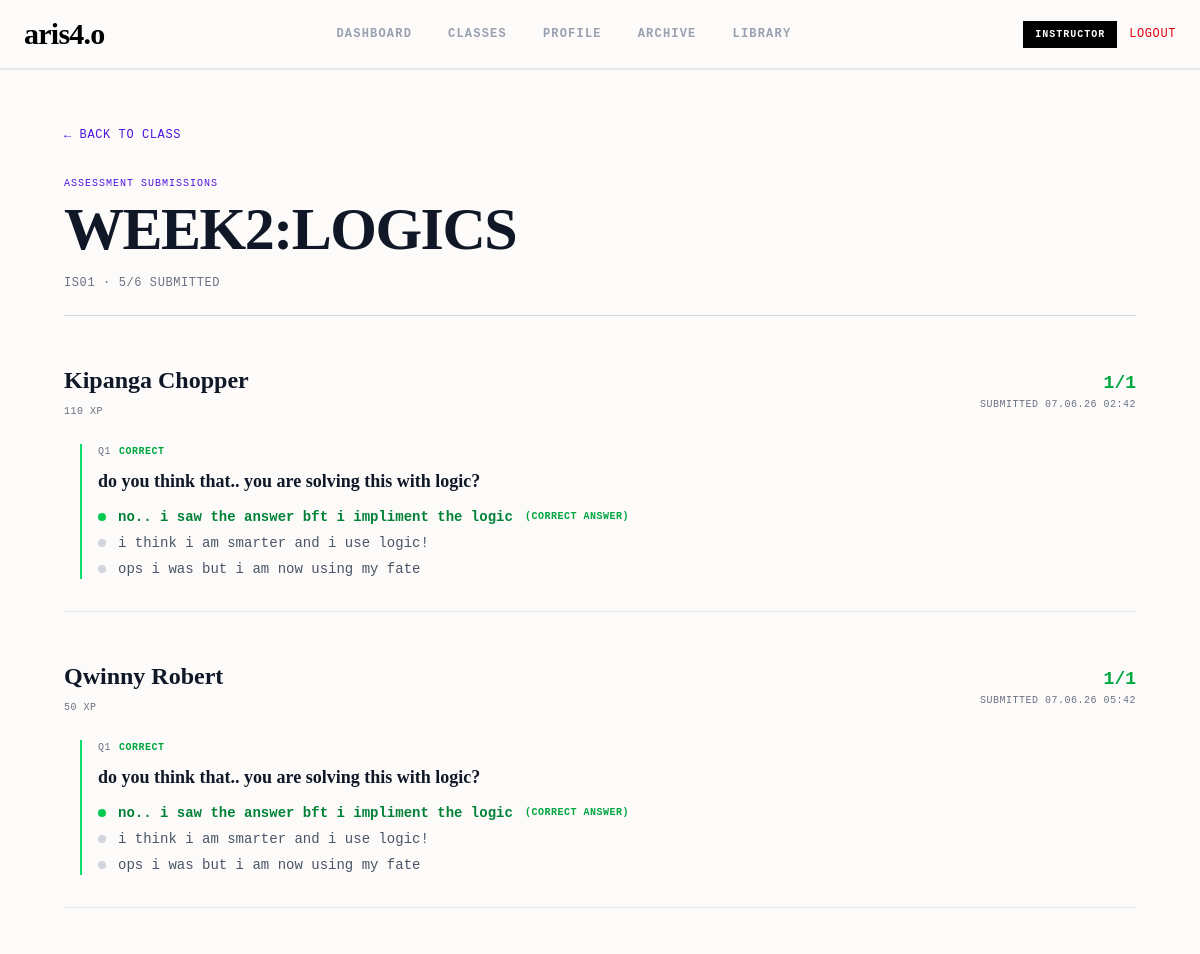
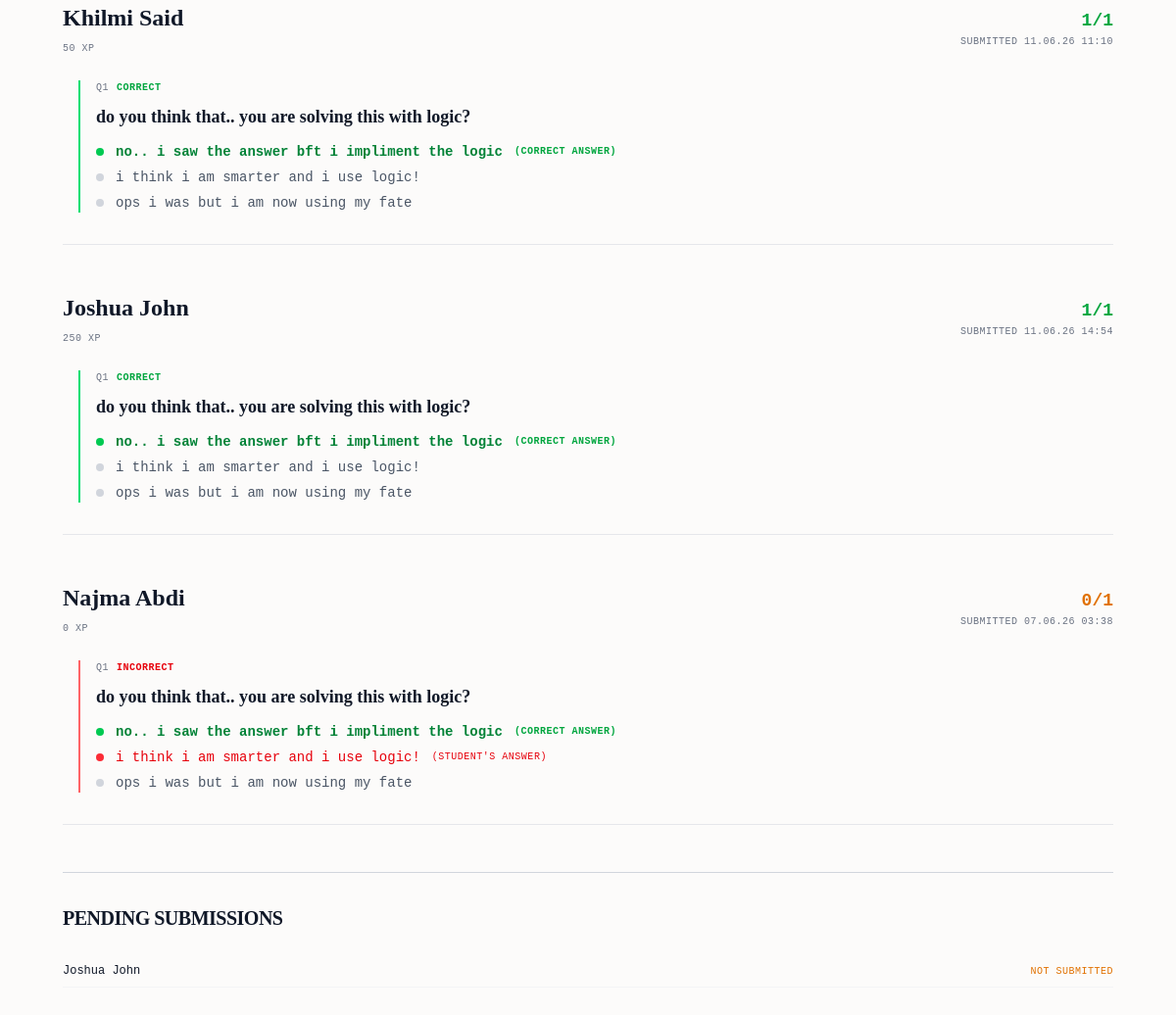
The app's page /instructor/quiz/3/submissions/ (signed in), older data (2 pictures, top to bottom).
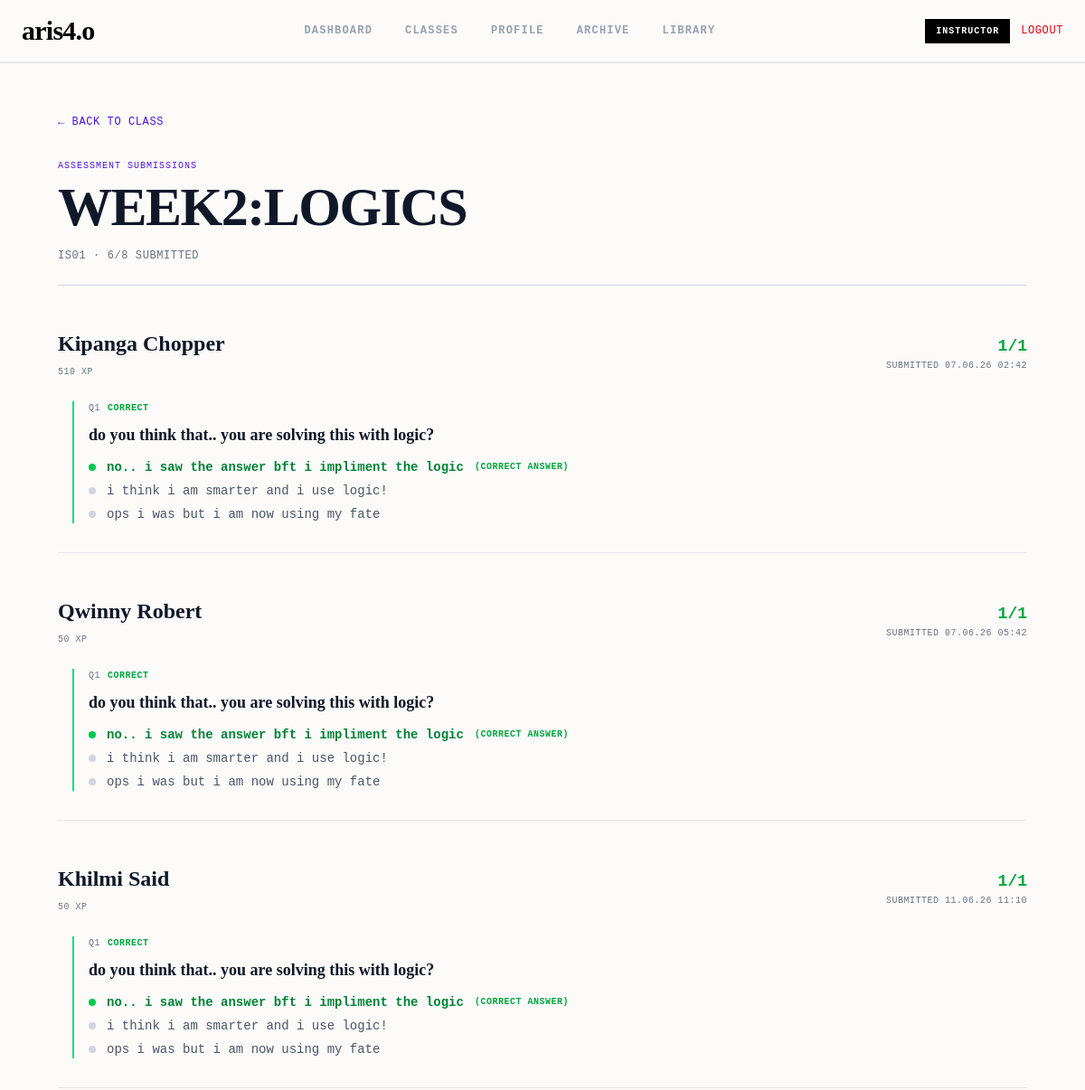
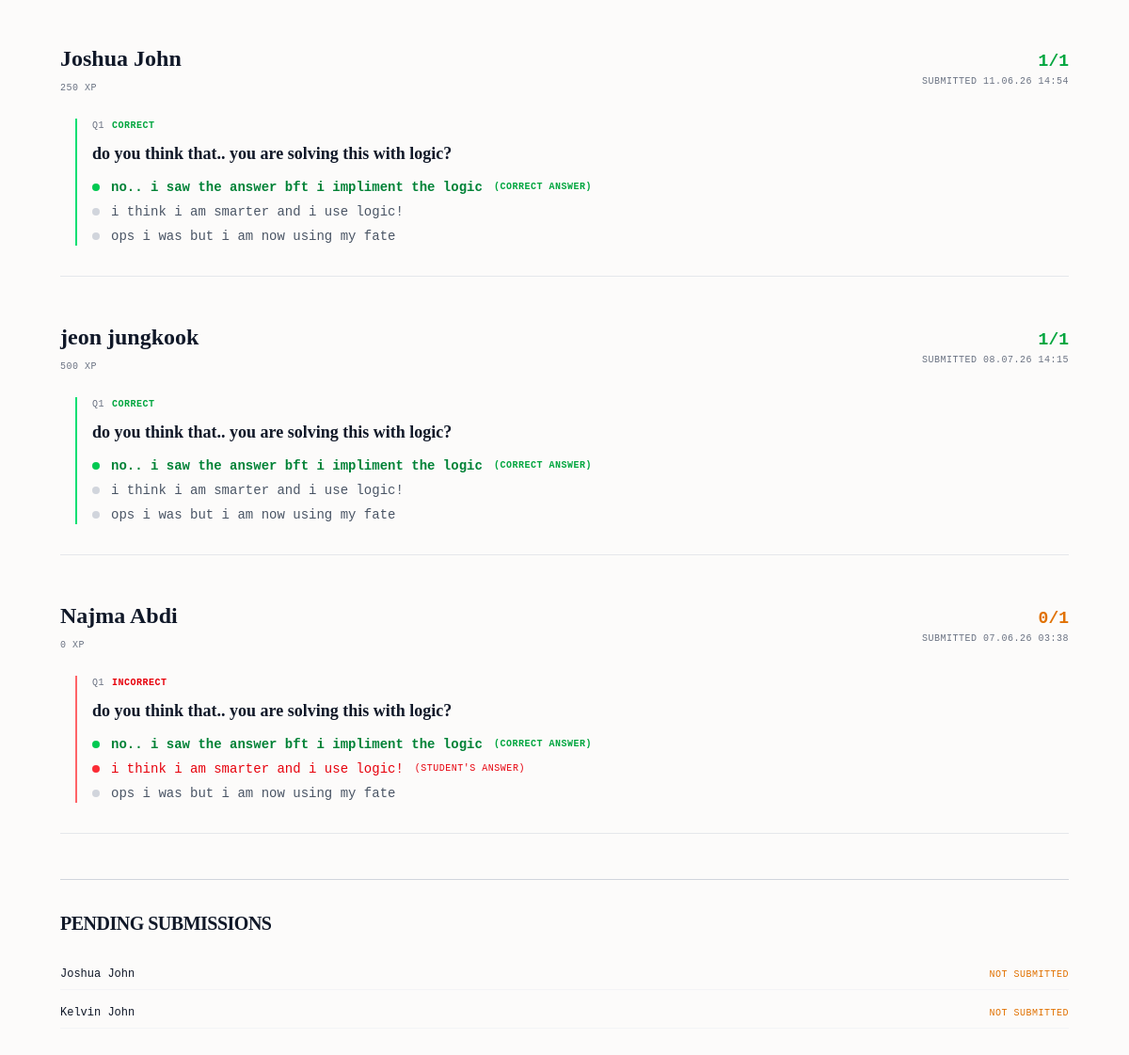
The same page, newer data (2 pictures, top to bottom).
### accounts/models.py (models this page shows, shortened)
class User(AbstractUser):
    ROLE_CHOICES=[
        ('student', 'student'),
        ('instructor', 'instructor'),
        ('admin', 'admin'),
        ]
    role = models.CharField(max_length=20, choices=ROLE_CHOICES)
    is_approved = models.BooleanField(default=False)
    xp = models.IntegerField(default=0)

class Quiz(models.Model):
    title = models.CharField(max_length=255)
    description = models.TextField(blank=True, null=True)
    creator = models.ForeignKey(User, on_delete=models.CASCADE, limit_choices_to={'role': 'instructor'}, related_name='created_quizzes')
    academic_class = models.ForeignKey(AcademicClass, on_delete=models.CASCADE, related_name='quizzes', null=True, blank=True)
    module = models.ForeignKey(Module, on_delete=models.CASCADE, related_name='quizzes', null=True, blank=True)
    created_at = models.DateTimeField(auto_now_add=True)

class AcademicClass(models.Model):
    code = models.CharField(max_length=20, unique=True)
    title = models.CharField(max_length=200)
    schedule_string = models.CharField(max_length=100)
    meeting_link = models.CharField(max_length=200, blank=True, default='')
    students = models.ManyToManyField(settings.AUTH_USER_MODEL, related_name='enrolled_classes', blank=True)
    instructor = models.ForeignKey(settings.AUTH_USER_MODEL, on_delete=models.SET_NULL, null=True, blank=True, limit_choices_to={'role': 'instructor'}, related_name='taught_classes')
    slug = models.SlugField(unique=True, blank=True)

class StudentQuizSubmission(models.Model):
    student = models.ForeignKey(User, on_delete=models.CASCADE, related_name='quiz_submissions')
    quiz = models.ForeignKey(Quiz, on_delete=models.CASCADE, related_name='submissions')
    score = models.IntegerField(default=0)
    total = models.IntegerField(default=0)
    answers = models.JSONField(default=dict, blank=True)
    submitted_at = models.DateTimeField(auto_now_add=True)
    class Meta:
        unique_together = ['student', 'quiz']

class Question(models.Model):
    quiz = models.ForeignKey(Quiz, on_delete=models.CASCADE, related_name='questions')
    text = models.TextField()
    order = models.IntegerField(default=0)
    class Meta:
        ordering = ['order']

class Choice(models.Model):
    question = models.ForeignKey(Question, on_delete=models.CASCADE, related_name='choices')
    text = models.CharField(max_length=255)
    is_correct = models.BooleanField(default=False)
    order = models.IntegerField(default=0)
    class Meta:
        ordering = ['order']

### accounts/views.py (the view)
# urls.py: path('instructor/quiz/<int:quiz_id>/submissions/', views.instructor_quiz_submissions_view, name='instructor_quiz_submissions'),
@login_required
def instructor_quiz_submissions_view(request, quiz_id):
    if request.user.role != 'instructor':
        return redirect('home')
    quiz = get_object_or_404(Quiz, id=quiz_id)
    if quiz.academic_class and quiz.academic_class.instructor != request.user:
        return redirect('home')
    submissions = StudentQuizSubmission.objects.filter(quiz=quiz).select_related('student').order_by('-score')
    questions = list(quiz.questions.prefetch_related('choices').all())
    submission_data = [
        {'student': sub.student, 'submission': sub, 'question_results': build_question_results(sub, questions)}
        for sub in submissions
    ]
    enrolled_students = quiz.academic_class.students.all() if quiz.academic_class else []
    submitted_ids = {s.student_id for s in submissions}
    pending_students = [s for s in enrolled_students if s.id not in submitted_ids]
    return render(request, 'instructor_quiz_submissions.html', {
        'quiz': quiz, 'submission_data': submission_data, 'pending_students': pending_students,
        'questions': questions, 'total_submissions': submissions.count(),
        'total_enrolled': enrolled_students.count(),
    })

### accounts/views.py (called while the page is built)
def build_question_results(submission, questions):
    results = []
    for question in questions:
        selected_choice_id = submission.answers.get(str(question.id))
        selected_choice = None
        correct_choice = None
        is_correct = False
        for choice in question.choices.all():
            if choice.is_correct:
                correct_choice = choice
            if selected_choice_id and choice.id == selected_choice_id:
                selected_choice = choice
                is_correct = choice.is_correct
        results.append({
            'question': question,
            'selected_choice': selected_choice,
            'correct_choice': correct_choice,
            'is_correct': is_correct,
        })
    return results

### accounts/templates/instructor_quiz_submissions.html
{% extends 'base.html' %}
{% block content %}
<main class="max-w-[1200px] mx-auto px-5 md:px-16 py-12 pb-32">
  <div class="mb-8">
    <a href="{% url 'instructor_class' slug=quiz.academic_class.slug %}" class="font-mono text-xs text-[#4f14e0] hover:underline uppercase tracking-wider">
      &larr; BACK TO CLASS
    </a>
  </div>
  <header class="mb-12 pb-6 border-b border-gray-300">
    <span class="font-mono text-[10px] text-[#4f14e0] uppercase tracking-widest block mb-2">ASSESSMENT SUBMISSIONS</span>
    <h1 class="font-serif text-4xl md:text-6xl font-black tracking-tight leading-none text-gray-900 uppercase mb-4">
      {{ quiz.title }}
    </h1>
    <div class="font-mono text-xs text-gray-500 uppercase tracking-wider">
      {{ quiz.academic_class.code }} &middot; {{ total_submissions }}/{{ total_enrolled }} submitted
    </div>
  </header>
  {% if submission_data %}
    {% for item in submission_data %}
    <section class="mb-12 pb-8 border-b border-gray-200">
      <div class="flex items-baseline justify-between mb-6">
        <div>
          <h2 class="font-serif text-2xl font-bold text-gray-900">{{ item.student.get_full_name|default:item.student.username }}</h2>
          <span class="font-mono text-[10px] text-gray-500 uppercase tracking-wider">{{ item.student.xp|default:"0" }} XP</span>
        </div>
        <div class="text-right">
          <span class="font-mono text-lg font-bold {% if item.submission.score == item.submission.total %}text-green-600{% else %}text-amber-600{% endif %}">
            {{ item.submission.score }}/{{ item.submission.total }}
          </span>
          <span class="font-mono text-[10px] text-gray-500 block uppercase tracking-wider">
            Submitted {{ item.submission.submitted_at|date:"d.m.y H:i" }}
          </span>
        </div>
      </div>
      <div class="space-y-6 pl-4">
        {% for result in item.question_results %}
        <div class="pl-4 border-l-2 {% if result.is_correct %}border-green-400{% else %}border-red-400{% endif %}">
          <div class="flex items-center gap-2 mb-2">
            <span class="font-mono text-[10px] text-gray-500 uppercase tracking-wider">Q{{ forloop.counter }}</span>
            {% if result.is_correct %}
            <span class="font-mono text-[10px] text-green-600 uppercase tracking-wider font-bold">CORRECT</span>
            {% else %}
            <span class="font-mono text-[10px] text-red-600 uppercase tracking-wider font-bold">INCORRECT</span>
            {% endif %}
          </div>
          <p class="font-serif text-lg font-bold text-gray-900 mb-3">{{ result.question.text }}</p>
          <div class="space-y-1.5">
            {% for choice in result.question.choices.all %}
            <div class="flex items-center gap-3 font-mono text-sm {% if choice.is_correct %}text-green-700 font-bold{% elif result.selected_choice and choice.id == result.selected_choice.id and not choice.is_correct %}text-red-600{% else %}text-gray-600{% endif %}">
              <span class="w-2 h-2 rounded-full inline-block {% if choice.is_correct %}bg-green-500{% elif result.selected_choice and choice.id == result.selected_choice.id %}bg-red-500{% else %}bg-gray-300{% endif %}"></span>
              <span>{{ choice.text }}</span>
              {% if choice.is_correct %}
              <span class="text-[10px] uppercase tracking-wider text-green-600">(correct answer)</span>
              {% elif result.selected_choice and choice.id == result.selected_choice.id %}
              <span class="text-[10px] uppercase tracking-wider text-red-600">(student's answer)</span>
              {% endif %}
            </div>
            {% endfor %}
          </div>
        </div>
        {% endfor %}
      </div>
    </section>
    {% endfor %}
  {% else %}
  <div class="text-center py-16">
    <p class="font-mono text-sm text-gray-500 uppercase tracking-wider">No submissions yet</p>
    <p class="text-sm text-gray-400 mt-2">Students haven't taken this quiz yet.</p>
  </div>
  {% endif %}
  {% if pending_students %}
  <section class="mt-12 pt-8 border-t border-gray-300">
    <h2 class="font-serif text-xl font-bold text-gray-900 mb-6 uppercase tracking-tight">Pending Submissions</h2>
    <div class="space-y-2">
      {% for student in pending_students %}
      <div class="flex items-center justify-between py-2 border-b border-gray-100">
        <span class="font-mono text-xs text-gray-900">{{ student.get_full_name|default:student.username }}</span>
        <span class="font-mono text-[10px] text-amber-600 uppercase tracking-wider">Not submitted</span>
      </div>
      {% endfor %}
    </div>
  </section>
  {% endif %}
</main>
{% endblock %}

### accounts/templates/base.html (shortened to what this page needs)
{% load static %}
<!DOCTYPE html>
<html lang="en">
<head>
    <link rel="stylesheet" href="{% static 'css/tailwind.css' %}">
</head>
<body class="bg-[#fcfbfa] min-h-screen flex flex-col" style="padding-top: 72px; padding-bottom: 88px;" onload="if(!document.querySelector('nav.fixed')){this.style.paddingTop='0';this.style.paddingBottom='0';}">
{% if request.resolver_match.url_name != 'login' and request.resolver_match.url_name != 'register' and request.resolver_match.url_name != 'home' and request.resolver_match.url_name != 'password_reset' and request.resolver_match.url_name != 'password_reset_done' and request.resolver_match.url_name != 'password_reset_confirm' and request.resolver_match.url_name != 'password_reset_complete' %}
<nav class="w-full bg-[#fcfbfa] border-b-2 border-gray-200 shadow-[0_4px_24px_rgba(0,0,0,0.06)] px-6 py-4 fixed top-0 left-0 right-0 z-50">
  <div class="max-w-7xl mx-auto flex items-center justify-between">
    <a href="{% url 'home' %}" class="font-serif text-3xl font-black tracking-tight text-black select-none">aris4.o</a>
    <div class="hidden md:flex items-center gap-1 font-mono text-xs font-bold uppercase tracking-widest">
      {% with current=request.resolver_match.url_name %}
      {% if user.is_authenticated %}
      {% if user.role == 'admin' or user.is_superuser %}
          <a href="{% url 'admin_dashboard' %}" class="relative px-4 py-2 transition-colors {% if current == 'admin_dashboard' %}text-[#4f14e0] after:absolute after:bottom-[-1rem] after:left-2 after:right-2 after:h-[3px] after:bg-[#4f14e0] after:rounded-full{% else %}text-gray-400 hover:text-[#4f14e0]{% endif %}">Dashboard</a>
          {% elif user.role == 'instructor' %}
          <a href="{% url 'instructor_dashboard' %}" class="relative px-4 py-2 transition-colors {% if current == 'instructor_dashboard' %}text-[#4f14e0] after:absolute after:bottom-[-1rem] after:left-2 after:right-2 after:h-[3px] after:bg-[#4f14e0] after:rounded-full{% else %}text-gray-400 hover:text-[#4f14e0]{% endif %}">Dashboard</a>
          <a href="{% url 'instructor_manage_classes' %}" class="relative px-4 py-2 transition-colors {% if current == 'instructor_manage_classes' or current == 'instructor_class' %}text-[#4f14e0] after:absolute after:bottom-[-1rem] after:left-2 after:right-2 after:h-[3px] after:bg-[#4f14e0] after:rounded-full{% else %}text-gray-400 hover:text-[#4f14e0]{% endif %}">Classes</a>
          <a href="{% url 'teacher_profile' %}" class="relative px-4 py-2 transition-colors {% if current == 'teacher_profile' or current == 'teacher_profile_by_username' or current == 'edit_instructor_profile' %}text-[#4f14e0] after:absolute after:bottom-[-1rem] after:left-2 after:right-2 after:h-[3px] after:bg-[#4f14e0] after:rounded-full{% else %}text-gray-400 hover:text-[#4f14e0]{% endif %}">Profile</a>
        {% endif %}
        {% else %}
        <a href="{% url 'login' %}" class="relative px-4 py-2 text-gray-400 hover:text-[#4f14e0] transition-colors">Dashboard</a>
        {% endif %}
      <a href="{% url 'archive_index' %}" class="relative px-4 py-2 transition-colors {% if current == 'archive_index' or current == 'archive_category' %}text-[#4f14e0] after:absolute after:bottom-[-1rem] after:left-2 after:right-2 after:h-[3px] after:bg-[#4f14e0] after:rounded-full{% else %}text-gray-400 hover:text-[#4f14e0]{% endif %}">Archive</a>
      <a href="{% url 'library' %}" class="relative px-4 py-2 transition-colors {% if current == 'library' or current == 'library_download' %}text-[#4f14e0] after:absolute after:bottom-[-1rem] after:left-2 after:right-2 after:h-[3px] after:bg-[#4f14e0] after:rounded-full{% else %}text-gray-400 hover:text-[#4f14e0]{% endif %}">Library</a>
      {% endwith %}
    </div>
    <div class="flex items-center gap-3">
      {% if user.is_authenticated and user_tier %}
      <div class="flex items-center gap-2">
        <div class="{{ user_tier.tier_color_class }} font-mono text-[10px] font-bold tracking-widest px-3 py-1.5 uppercase select-none shadow-sm">
          {{ user_tier.title }}
        </div>
      </div>
      {% endif %}
      {% if user.is_authenticated %}
      <a href="{% url 'logout' %}" class="hidden md:inline font-mono text-xs text-red-600 hover:text-red-800 uppercase tracking-wider transition-colors">Logout</a>
      {% endif %}
    </div>
  </div>
</nav>
{% endif %}
<main class="flex-grow">
    {% block content %}
    {% endblock %}
</main>
</body>
</html>

Row changes from the older to the newer data that the page shows:
changed User "Kipanga Chopper": student.xp "110" → "510"
added User: student.get_full_name "jeon jungkook", student.xp "500", submission.score "1", submission.total "1", submission.submitted_at "08.07.26 14:15", Question (shows "CORRECT", question.text "do you think that.. you are solving this with logic?"), Choice (is_correct True (drawn), text "no.. i saw the answer bft i impliment the logic"), Choice (is_correct False (drawn), text "i think i am smarter and i use logic!"), Choice (is_correct False (drawn), text "ops i was but i am now using my fate"), shown under "WEEK2:LOGICS"
added User: get_full_name "Kelvin John", shown under "PENDING SUBMISSIONS"
Text that changed along with them:
{{ total_submissions }}: "5" → "6"
{{ total_enrolled }}: "6" → "8"
